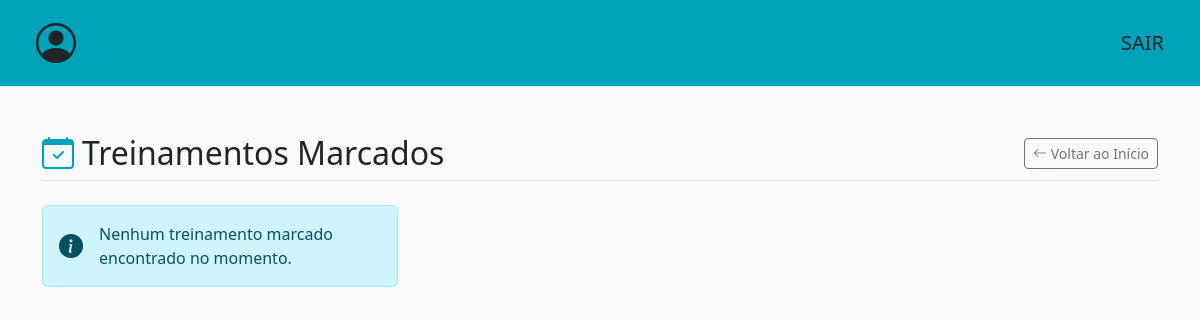
The page /listar-eventos-marcados/ (signed in) on the database as committed earlier.
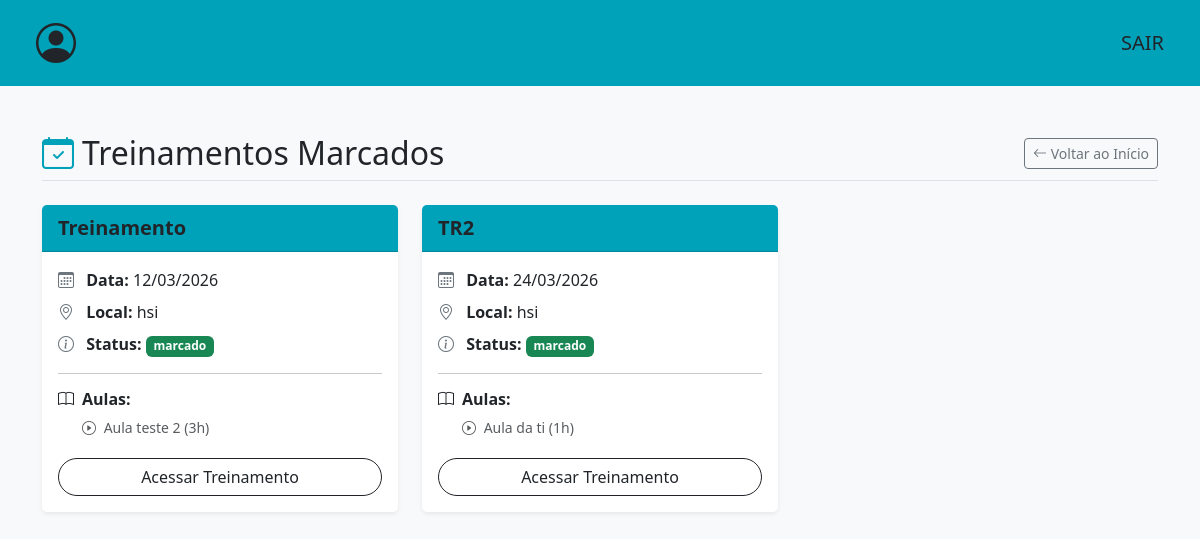
The same page on the database as committed later.
### events/models.py (models this page shows, shortened)
class Treinamento(models.Model):
    opcoes_local = [
        ("AUDITORIO HSI","hsi"),
        ("AUDITORIO ADM CENTRAL","pupileira"),
    ]
    opcoes_status = [
        ("FINALIZADO","finalizado"),
        ("CANCELADO","cancelado"),
        ("MARCADO","marcado"),
    ]
    nm_evento = models.CharField(max_length=100)
    data = models.DateField()
    local = models.CharField(max_length=50,choices=opcoes_local)
    status = models.CharField(max_length=50,choices=opcoes_status)
    participantes = models.JSONField(default=list,blank=True)
    aulas = models.ManyToManyField(Aula, related_name='aulas')

class Aula(models.Model):
    nm_aula = models.CharField(max_length=150)
    descricao = models.CharField(max_length=200)
    palestrante = models.CharField(max_length=100)
    carga_horaria = models.IntegerField(null=False)

### events/views.py (the view)
# urls.py: path('listar-eventos-marcados/',listar_treinamentos_marcados,name='listar-eventos-marcados'),
@login_required(login_url='/login')
def listar_treinamentos_marcados(request):
    lista_treinamentos = Treinamento.objects.filter(status='MARCADO')
    return render(request,'events/listar-treinamento.html',{'treinamentos':lista_treinamentos})

### templates/events/listar-treinamento.html (shortened to what this page needs)
<!DOCTYPE html>
<html lang="pt-br">
<head>
    <link href="https://cdn.jsdelivr.net/npm/bootstrap@5.3.2/dist/css/bootstrap.min.css" rel="stylesheet">
    <link href="https://cdn.jsdelivr.net/npm/bootstrap-icons@1.11.1/font/bootstrap-icons.css" rel="stylesheet">
</head>
<body class="bg-light">
    {% include 'partials/navbar.html' %}
    <div class="container mt-5">
        <div class="d-flex justify-content-between align-items-center mb-4 border-bottom pb-2">
            <h2 class="m-0"><i class="bi bi-calendar-check text-custom-teal me-2"></i>Treinamentos Marcados</h2>
            <a href="{% url 'index' %}" class="btn btn-outline-secondary btn-sm">
                <i class="bi bi-arrow-left"></i> Voltar ao Início
            </a>
        </div>
        <div class="row row-cols-1 row-cols-md-2 row-cols-lg-3 g-4">
            {% for treinamento in treinamentos %}
                <div class="col">
                    <div class="card h-100 shadow-sm border-0">
                        <div class="card-header bg-custom-teal text-dark fw-bold fs-5">
                            {{ treinamento.nm_evento }}
                        </div>
                        <div class="card-body">
                            <p class="card-text mb-2">
                                <i class="bi bi-calendar3 text-secondary me-2"></i> <strong>Data:</strong> {{ treinamento.data|date:"d/m/Y" }}
                            </p>
                            <p class="card-text mb-2">
                                <i class="bi bi-geo-alt text-secondary me-2"></i> <strong>Local:</strong> {{ treinamento.get_local_display }}
                            </p>
                            <p class="card-text mb-3">
                                <i class="bi bi-info-circle text-secondary me-2"></i> <strong>Status:</strong>
                                <span class="badge bg-success">{{ treinamento.get_status_display }}</span>
                            </p>
                            <hr>
                            <h6 class="fw-bold mb-2"><i class="bi bi-book me-2"></i>Aulas:</h6>
                            <ul class="list-unstyled mb-0 ms-4 small">
                                {% for aula in treinamento.aulas.all %}
                                    <li class="mb-1 text-muted">
                                        <i class="bi bi-play-circle me-1"></i> {{ aula.nm_aula }} ({{ aula.carga_horaria }}h)
                                    </li>
                                {% empty %}
                                    <li class="text-danger fst-italic">Nenhuma aula vinculada.</li>
                                {% endfor %}
                            </ul>
                        </div>
                        <div class="card-footer bg-white border-0 text-center pb-3 pt-0">
                            <a href="{% url 'conferir-treinamento' treinamento.id %}" class="btn btn-outline-dark w-100 rounded-pill">
                                Acessar Treinamento
                            </a>
                        </div>
                        </div>
                </div>
            {% empty %}
                <div class="col-12">
                    <div class="alert alert-info d-flex align-items-center" role="alert">
                        <i class="bi bi-info-circle-fill fs-4 me-3"></i>
                        <div>
                            Nenhum treinamento marcado encontrado no momento.
                        </div>
                    </div>
                </div>
            {% endfor %}
        </div>
    </div>
</body>
</html>

### templates/partials/navbar.html
<nav class="navbar bg-custom-teal px-4 py-2">
    <div class="container-fluid d-flex justify-content-between align-items-center">
        <a class="navbar-brand text-dark m-0" href="#">
            <i class="bi bi-person-circle" style="font-size: 2.5rem;"></i>
        </a>
        <a href="{% url 'logout' %}" class="nav-link text-dark fs-5 fw-medium">
            SAIR
        </a>
    </div>
</nav>

### templates/events/listar-treinamento.html (style rules this page uses)
.bg-custom-teal { background-color: #00a2b9; }
.text-custom-teal { color: #00a2b9; }

Rows that differ between the two databases and show on the page:
added Treinamento: nm_evento "Treinamento", data "12/03/2026", local "hsi", status "marcado"
added Aula: nm_aula "Aula teste 2", carga_horaria "3", shown under "Treinamento"
added Treinamento: nm_evento "TR2", data "24/03/2026", local "hsi", status "marcado"
added Aula: nm_aula "Aula da ti", carga_horaria "1", shown under "TR2"
Other text that changed with them:
text no longer shown: "Nenhum treinamento marcado encontrado no momento."
